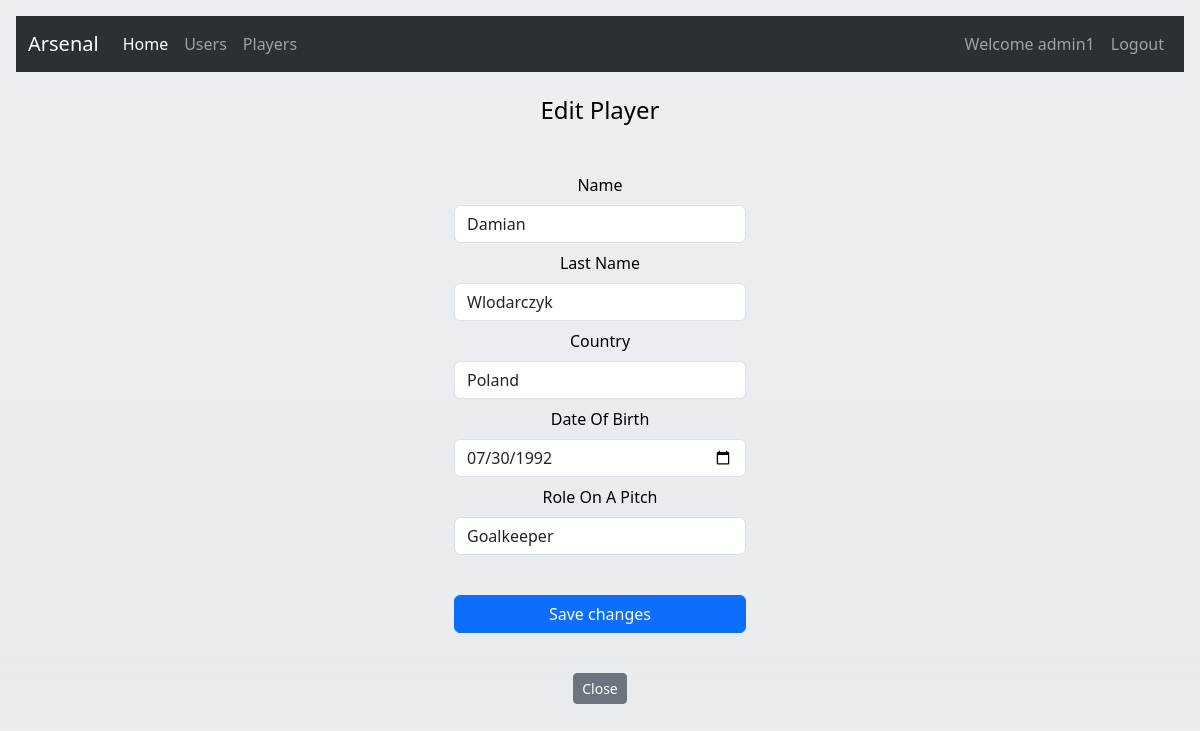
The page /players/update/1 (signed in) on the database its author committed.
### app.py (models this page shows, shortened)
class User(db.Model, UserMixin):
    id = db.Column(db.Integer, primary_key=True)
    username = db.Column(db.String(30), nullable=False, unique=True)
    email_adress = db.Column(db.String(50), nullable=False, unique=True)
    password_hash = db.Column(db.String(60), nullable=False)
    reg_date = db.Column(db.DateTime, nullable=False, default=datetime.now())
    is_admin = db.Column(db.Boolean, nullable=False, default=False)
    is_active_now = db.Column(db.Boolean, nullable=False, default=False)
    @property
    def password(self):
        return self.password

class Player(db.Model):
    id = db.Column(db.Integer, primary_key=True)
    name = db.Column(db.String(30), nullable=False)
    last_name = db.Column(db.String(30), nullable=False)
    country = db.Column(db.String(30), nullable=False)
    date_of_birth = db.Column(db.Date, nullable=False)
    role_on_a_pitch = db.Column(db.String(20), nullable=False)

### app.py (the view, shortened to what this page needs)
@app.route('/players/update/<int:id>', methods=['GET', 'POST'])
@login_required
def update(id):
    edit_form = EditPlayerForm()
    player_to_edit = Player.query.get_or_404(id)
    return render_template('edit_form.html', players=players, player_to_edit=player_to_edit, edit_form=edit_form)

### app.py
class EditPlayerForm(FlaskForm):
    name = StringField(validators=[DataRequired()])
    last_name = StringField(validators=[DataRequired()])
    country = StringField(validators=[DataRequired()])
    date_of_birth = DateField(validators=[DataRequired()])
    role_on_a_pitch = SelectField(choices=['Goalkeeper','Defender','Midfielder', 'Striker'],validators=[DataRequired()])
    submit = SubmitField(label='Save changes')

### app.py (called while the page is built)
@login_manager.user_loader
def load_user(user_id):
    return User.query.get(int(user_id))

### Templates/edit_form.html (shortened to what this page needs)
{% extends "base.html" %}
{% block content %}
  <body>
    <div class="d-grid gap-2 col-6 mx-auto text-center">
        <form class="d-grid gap-2 col-6 mx-auto" method="POST">
            <h4>
            Edit Player
            </h4>
            <br>
            {{ edit_form.name.label() }}
            {{ edit_form.name(class="form-control", value=player_to_edit.name) }}
            {{ edit_form.last_name.label() }}
            {{ edit_form.last_name(class="form-control", value=player_to_edit.last_name) }}
            {{ edit_form.country.label() }}
            {{ edit_form.country(class="form-control", value=player_to_edit.country) }}
            {{ edit_form.date_of_birth.label() }}
            {{ edit_form.date_of_birth(class="form-control", value=player_to_edit.date_of_birth) }}
            {{ edit_form.role_on_a_pitch.label() }}
            {{ edit_form.role_on_a_pitch(class="form-control", value=player_to_edit.role_on_a_pitch) }}
            <br>
            {{ edit_form.submit(class="btn btn-primary") }}
            <br>
            <div>
              <a class="btn btn-sm btn-secondary" href="{{ url_for('players') }}">Close</a>
            </div>
        </form>
    </div>
  </body>
{% endblock %}

### Templates/menu.html (shortened to what this page needs)
<nav class="navbar navbar-expand-lg bg-body-tertiary" data-bs-theme="dark">
    <div class="container-fluid">
      <a class="navbar-brand" href="{{ url_for('index') }}">Arsenal</a>
      <div class="collapse navbar-collapse justify-content-between" id="navbarNav">
        <ul class="navbar-nav mr-auto">
          <li class="nav-item">
            <a class="nav-link active" aria-current="page" href="{{ url_for('index') }}">Home</a>
          </li>
          <li class="nav-item">
            <a class="nav-link" href="{{ url_for('users') }}">Users</a>
          </li>
          <li class="nav-item">
            <a class="nav-link" href="{{ url_for('players') }}">Players</a>
          </li>
        </ul>
        {% if current_user.is_authenticated %}
          <ul class="navbar-nav mr-auto">
            <li class="nav-item">
              <a class="nav-link">Welcome {{ current_user.username }}</a>
            </li>
            <li class="nav-item">
              <a class="nav-link" href="{{ url_for('logout') }}">Logout</a>
            </li>
          </ul>
        {% endif %}
      </div>
    </div>
  </nav>

### rows shown on the page
User: username "admin1"
Player: name "Damian", last_name "Wlodarczyk", country "Poland", date_of_birth "07/30/1992", role_on_a_pitch "Goalkeeper"

### other values the page prints
{{ edit_form.name.label() }} "Name"
{{ edit_form.last_name.label() }} "Last Name"
{{ edit_form.country.label() }} "Country"
{{ edit_form.date_of_birth.label() }} "Date Of Birth"
{{ edit_form.role_on_a_pitch.label() }} "Role On A Pitch"
